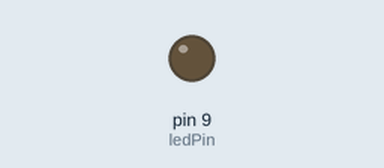
Simulated run of this sketch. Board: Arduino Uno, built with avr-gcc and run on an emulated ATmega328P. Parts: output pins drawn as LEDs (lit = HIGH).

Above: at 0.05 s.
At 2.05 s:
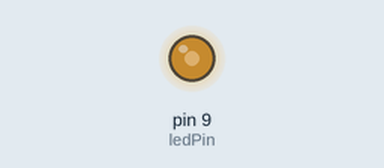
At 4.0 s:
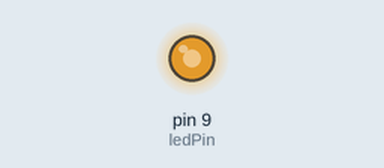
At 8.0 s:
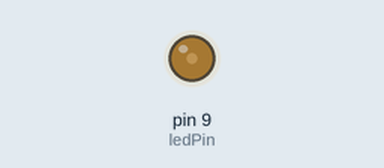
Timing chart, 0 to 10.4 s (numbered marks = the images above):
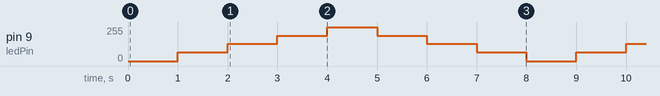

Measured:
- by itself, pin 9 (ledPin): repeats every 8.0 s: 128/255 1.0 s, 191/255 1.0 s, 255/255 1.0 s, 191/255 1.0 s, 128/255 1.0 s, 64/255 1.0 s, 0/255 1.0 s, 64/255 1.0 s

The sketch:

Project_4.ino
```cpp
int ledPin = 9;
void setup() {
}
void loop() {
  analogWrite(ledPin, 0);
  delay(1000);
  analogWrite(ledPin, 64);
  delay(1000);
  analogWrite(ledPin, 128);
  delay(1000);
  analogWrite(ledPin, 191);
  delay(1000);
  analogWrite(ledPin, 255);
  delay(1000);
  analogWrite(ledPin, 191);
  delay(1000);
  analogWrite(ledPin, 128);
  delay(1000);
  analogWrite(ledPin, 64);
  delay(1000);
}
```
